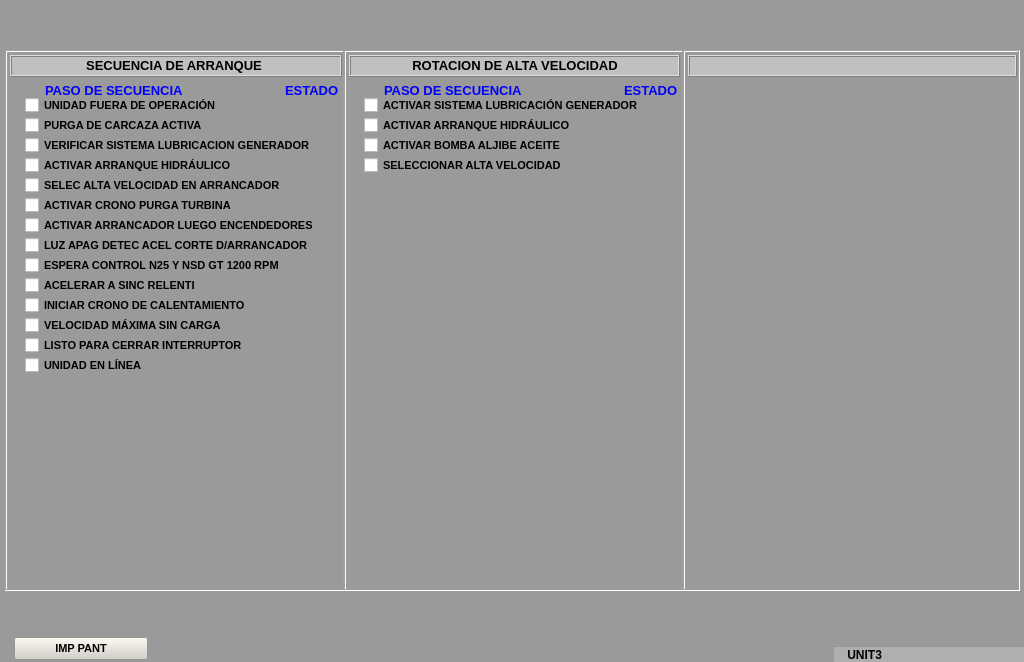
<?xml version="1.0" encoding="UTF-8"?>
<ui version="4.0">
 <class>A3</class>
 <widget class="QWidget" name="A3">
  <property name="geometry">
   <rect>
    <x>0</x>
    <y>0</y>
    <width>1024</width>
    <height>662</height>
   </rect>
  </property>
  <property name="minimumSize">
   <size>
    <width>1024</width>
    <height>662</height>
   </size>
  </property>
  <property name="maximumSize">
   <size>
    <width>1024</width>
    <height>662</height>
   </size>
  </property>
  <property name="windowTitle">
   <string>Form</string>
  </property>
  <widget class="QFrame" name="frame">
   <property name="geometry">
    <rect>
     <x>0</x>
     <y>0</y>
     <width>1024</width>
     <height>662</height>
    </rect>
   </property>
   <property name="styleSheet">
    <string notr="true">background-color: rgb(154, 154, 154);</string>
   </property>
   <property name="frameShape">
    <enum>QFrame::StyledPanel</enum>
   </property>
   <property name="frameShadow">
    <enum>QFrame::Raised</enum>
   </property>
   <widget class="QPushButton" name="pushButton_15">
    <property name="geometry">
     <rect>
      <x>15</x>
      <y>639</y>
      <width>132</width>
      <height>21</height>
     </rect>
    </property>
    <property name="font">
     <font>
      <pointsize>10</pointsize>
      <weight>75</weight>
      <bold>true</bold>
     </font>
    </property>
    <property name="styleSheet">
     <string notr="true">background-color: none;</string>
    </property>
    <property name="text">
     <string>IMP. PANTALLA</string>
    </property>
   </widget>
   <widget class="QFrame" name="frame_7">
    <property name="geometry">
     <rect>
      <x>5</x>
      <y>50</y>
      <width>340</width>
      <height>541</height>
     </rect>
    </property>
    <property name="styleSheet">
     <string notr="true">background-color: none;</string>
    </property>
    <property name="frameShape">
     <enum>QFrame::Box</enum>
    </property>
    <property name="frameShadow">
     <enum>QFrame::Sunken</enum>
    </property>
    <widget class="QFrame" name="frame_8">
     <property name="geometry">
      <rect>
       <x>5</x>
       <y>5</y>
       <width>332</width>
       <height>22</height>
      </rect>
     </property>
     <property name="styleSheet">
      <string notr="true">background-color: rgb(192, 192, 192);</string>
     </property>
     <property name="frameShape">
      <enum>QFrame::Box</enum>
     </property>
     <property name="frameShadow">
      <enum>QFrame::Raised</enum>
     </property>
     <widget class="QLabel" name="lbSecT">
      <property name="geometry">
       <rect>
        <x>5</x>
        <y>2</y>
        <width>318</width>
        <height>17</height>
       </rect>
      </property>
      <property name="font">
       <font>
        <pointsize>10</pointsize>
        <weight>75</weight>
        <bold>true</bold>
       </font>
      </property>
      <property name="text">
       <string>SECUENCIA DE ARRANQUE</string>
      </property>
      <property name="alignment">
       <set>Qt::AlignCenter</set>
      </property>
     </widget>
    </widget>
    <widget class="QLabel" name="lbPasT">
     <property name="geometry">
      <rect>
       <x>40</x>
       <y>30</y>
       <width>171</width>
       <height>21</height>
      </rect>
     </property>
     <property name="palette">
      <palette>
       <active>
        <colorrole role="WindowText">
         <brush brushstyle="SolidPattern">
          <color alpha="255">
           <red>0</red>
           <green>0</green>
           <blue>255</blue>
          </color>
         </brush>
        </colorrole>
       </active>
       <inactive>
        <colorrole role="WindowText">
         <brush brushstyle="SolidPattern">
          <color alpha="255">
           <red>0</red>
           <green>0</green>
           <blue>255</blue>
          </color>
         </brush>
        </colorrole>
       </inactive>
       <disabled>
        <colorrole role="WindowText">
         <brush brushstyle="SolidPattern">
          <color alpha="255">
           <red>120</red>
           <green>120</green>
           <blue>120</blue>
          </color>
         </brush>
        </colorrole>
       </disabled>
      </palette>
     </property>
     <property name="font">
      <font>
       <pointsize>10</pointsize>
       <weight>75</weight>
       <bold>true</bold>
      </font>
     </property>
     <property name="text">
      <string>PASO DE SECUENCIA</string>
     </property>
    </widget>
    <widget class="QLabel" name="lbEdoT">
     <property name="geometry">
      <rect>
       <x>280</x>
       <y>30</y>
       <width>53</width>
       <height>20</height>
      </rect>
     </property>
     <property name="palette">
      <palette>
       <active>
        <colorrole role="WindowText">
         <brush brushstyle="SolidPattern">
          <color alpha="255">
           <red>0</red>
           <green>0</green>
           <blue>255</blue>
          </color>
         </brush>
        </colorrole>
       </active>
       <inactive>
        <colorrole role="WindowText">
         <brush brushstyle="SolidPattern">
          <color alpha="255">
           <red>0</red>
           <green>0</green>
           <blue>255</blue>
          </color>
         </brush>
        </colorrole>
       </inactive>
       <disabled>
        <colorrole role="WindowText">
         <brush brushstyle="SolidPattern">
          <color alpha="255">
           <red>120</red>
           <green>120</green>
           <blue>120</blue>
          </color>
         </brush>
        </colorrole>
       </disabled>
      </palette>
     </property>
     <property name="font">
      <font>
       <pointsize>10</pointsize>
       <weight>75</weight>
       <bold>true</bold>
      </font>
     </property>
     <property name="text">
      <string>ESTADO</string>
     </property>
    </widget>
    <widget class="QCheckBox" name="cbUniFue">
     <property name="geometry">
      <rect>
       <x>20</x>
       <y>40</y>
       <width>310</width>
       <height>31</height>
      </rect>
     </property>
     <property name="font">
      <font>
       <pointsize>8</pointsize>
       <weight>75</weight>
       <bold>true</bold>
      </font>
     </property>
     <property name="text">
      <string>UNIDAD FUERA DE OPERACIÓN</string>
     </property>
     <property name="iconSize">
      <size>
       <width>24</width>
       <height>24</height>
      </size>
     </property>
    </widget>
    <widget class="QCheckBox" name="cbPurga">
     <property name="geometry">
      <rect>
       <x>20</x>
       <y>60</y>
       <width>310</width>
       <height>31</height>
      </rect>
     </property>
     <property name="font">
      <font>
       <pointsize>8</pointsize>
       <weight>75</weight>
       <bold>true</bold>
      </font>
     </property>
     <property name="text">
      <string>PURGA DE CARCAZA ACTIVA</string>
     </property>
     <property name="iconSize">
      <size>
       <width>24</width>
       <height>24</height>
      </size>
     </property>
    </widget>
    <widget class="QCheckBox" name="cbVrif">
     <property name="geometry">
      <rect>
       <x>20</x>
       <y>80</y>
       <width>310</width>
       <height>31</height>
      </rect>
     </property>
     <property name="font">
      <font>
       <pointsize>8</pointsize>
       <weight>75</weight>
       <bold>true</bold>
      </font>
     </property>
     <property name="text">
      <string>VERIFICAR SISTEMA LUBRICACION GENERADOR</string>
     </property>
     <property name="iconSize">
      <size>
       <width>24</width>
       <height>24</height>
      </size>
     </property>
    </widget>
    <widget class="QCheckBox" name="cbActAHidr">
     <property name="geometry">
      <rect>
       <x>20</x>
       <y>100</y>
       <width>310</width>
       <height>31</height>
      </rect>
     </property>
     <property name="font">
      <font>
       <pointsize>8</pointsize>
       <weight>75</weight>
       <bold>true</bold>
      </font>
     </property>
     <property name="text">
      <string>ACTIVAR ARRANQUE HIDRÁULICO</string>
     </property>
     <property name="iconSize">
      <size>
       <width>24</width>
       <height>24</height>
      </size>
     </property>
    </widget>
    <widget class="QCheckBox" name="cbSelAltArr">
     <property name="geometry">
      <rect>
       <x>20</x>
       <y>120</y>
       <width>310</width>
       <height>31</height>
      </rect>
     </property>
     <property name="font">
      <font>
       <pointsize>8</pointsize>
       <weight>75</weight>
       <bold>true</bold>
      </font>
     </property>
     <property name="text">
      <string>SELEC ALTA VELOCIDAD EN ARRANCADOR</string>
     </property>
     <property name="iconSize">
      <size>
       <width>24</width>
       <height>24</height>
      </size>
     </property>
    </widget>
    <widget class="QCheckBox" name="cbActCron">
     <property name="geometry">
      <rect>
       <x>20</x>
       <y>140</y>
       <width>310</width>
       <height>31</height>
      </rect>
     </property>
     <property name="font">
      <font>
       <pointsize>8</pointsize>
       <weight>75</weight>
       <bold>true</bold>
      </font>
     </property>
     <property name="text">
      <string>ACTIVAR CRONO PURGA TURBINA</string>
     </property>
     <property name="iconSize">
      <size>
       <width>24</width>
       <height>24</height>
      </size>
     </property>
    </widget>
    <widget class="QCheckBox" name="cbActALue">
     <property name="geometry">
      <rect>
       <x>20</x>
       <y>160</y>
       <width>310</width>
       <height>31</height>
      </rect>
     </property>
     <property name="font">
      <font>
       <pointsize>8</pointsize>
       <weight>75</weight>
       <bold>true</bold>
      </font>
     </property>
     <property name="text">
      <string>ACTIVAR ARRANCADOR LUEGO ENCENDEDORES</string>
     </property>
     <property name="iconSize">
      <size>
       <width>24</width>
       <height>24</height>
      </size>
     </property>
    </widget>
    <widget class="QCheckBox" name="cbLuzApg">
     <property name="geometry">
      <rect>
       <x>20</x>
       <y>180</y>
       <width>310</width>
       <height>31</height>
      </rect>
     </property>
     <property name="font">
      <font>
       <pointsize>8</pointsize>
       <weight>75</weight>
       <bold>true</bold>
      </font>
     </property>
     <property name="text">
      <string>LUZ APAG DETEC ACEL CORTE D/ARRANCADOR</string>
     </property>
     <property name="iconSize">
      <size>
       <width>24</width>
       <height>24</height>
      </size>
     </property>
    </widget>
    <widget class="QCheckBox" name="cbVelMax">
     <property name="geometry">
      <rect>
       <x>20</x>
       <y>260</y>
       <width>310</width>
       <height>31</height>
      </rect>
     </property>
     <property name="font">
      <font>
       <pointsize>8</pointsize>
       <weight>75</weight>
       <bold>true</bold>
      </font>
     </property>
     <property name="text">
      <string>VELOCIDAD MÁXIMA SIN CARGA</string>
     </property>
     <property name="iconSize">
      <size>
       <width>24</width>
       <height>24</height>
      </size>
     </property>
    </widget>
    <widget class="QCheckBox" name="cbAcel">
     <property name="geometry">
      <rect>
       <x>20</x>
       <y>220</y>
       <width>310</width>
       <height>31</height>
      </rect>
     </property>
     <property name="font">
      <font>
       <pointsize>8</pointsize>
       <weight>75</weight>
       <bold>true</bold>
      </font>
     </property>
     <property name="text">
      <string>ACELERAR A SINC RELENTI</string>
     </property>
     <property name="iconSize">
      <size>
       <width>24</width>
       <height>24</height>
      </size>
     </property>
    </widget>
    <widget class="QCheckBox" name="cbInicCro">
     <property name="geometry">
      <rect>
       <x>20</x>
       <y>240</y>
       <width>310</width>
       <height>31</height>
      </rect>
     </property>
     <property name="font">
      <font>
       <pointsize>8</pointsize>
       <weight>75</weight>
       <bold>true</bold>
      </font>
     </property>
     <property name="text">
      <string>INICIAR CRONO DE CALENTAMIENTO</string>
     </property>
     <property name="iconSize">
      <size>
       <width>24</width>
       <height>24</height>
      </size>
     </property>
    </widget>
    <widget class="QCheckBox" name="cbEsp">
     <property name="geometry">
      <rect>
       <x>20</x>
       <y>200</y>
       <width>310</width>
       <height>31</height>
      </rect>
     </property>
     <property name="font">
      <font>
       <pointsize>8</pointsize>
       <weight>75</weight>
       <bold>true</bold>
      </font>
     </property>
     <property name="text">
      <string>ESPERA CONTROL N25 Y NSD GT 1200 RPM</string>
     </property>
     <property name="iconSize">
      <size>
       <width>24</width>
       <height>24</height>
      </size>
     </property>
    </widget>
    <widget class="QCheckBox" name="cbList">
     <property name="geometry">
      <rect>
       <x>20</x>
       <y>280</y>
       <width>310</width>
       <height>31</height>
      </rect>
     </property>
     <property name="font">
      <font>
       <pointsize>8</pointsize>
       <weight>75</weight>
       <bold>true</bold>
      </font>
     </property>
     <property name="text">
      <string>LISTO PARA CERRAR INTERRUPTOR</string>
     </property>
     <property name="iconSize">
      <size>
       <width>24</width>
       <height>24</height>
      </size>
     </property>
    </widget>
    <widget class="QCheckBox" name="cbUniLin">
     <property name="geometry">
      <rect>
       <x>20</x>
       <y>300</y>
       <width>310</width>
       <height>31</height>
      </rect>
     </property>
     <property name="font">
      <font>
       <pointsize>8</pointsize>
       <weight>75</weight>
       <bold>true</bold>
      </font>
     </property>
     <property name="text">
      <string>UNIDAD EN LÍNEA</string>
     </property>
     <property name="iconSize">
      <size>
       <width>24</width>
       <height>24</height>
      </size>
     </property>
    </widget>
   </widget>
   <widget class="QFrame" name="frame_9">
    <property name="geometry">
     <rect>
      <x>344</x>
      <y>50</y>
      <width>340</width>
      <height>541</height>
     </rect>
    </property>
    <property name="styleSheet">
     <string notr="true">background-color: none;</string>
    </property>
    <property name="frameShape">
     <enum>QFrame::Box</enum>
    </property>
    <property name="frameShadow">
     <enum>QFrame::Sunken</enum>
    </property>
    <widget class="QFrame" name="frame_10">
     <property name="geometry">
      <rect>
       <x>5</x>
       <y>5</y>
       <width>331</width>
       <height>22</height>
      </rect>
     </property>
     <property name="styleSheet">
      <string notr="true">background-color: rgb(192, 192, 192);</string>
     </property>
     <property name="frameShape">
      <enum>QFrame::Box</enum>
     </property>
     <property name="frameShadow">
      <enum>QFrame::Raised</enum>
     </property>
     <widget class="QLabel" name="lbRotT">
      <property name="geometry">
       <rect>
        <x>5</x>
        <y>2</y>
        <width>322</width>
        <height>17</height>
       </rect>
      </property>
      <property name="font">
       <font>
        <pointsize>10</pointsize>
        <weight>75</weight>
        <bold>true</bold>
       </font>
      </property>
      <property name="text">
       <string>ROTACION DE ALTA VELOCIDAD</string>
      </property>
      <property name="alignment">
       <set>Qt::AlignCenter</set>
      </property>
     </widget>
    </widget>
    <widget class="QLabel" name="lbPasT_2">
     <property name="geometry">
      <rect>
       <x>40</x>
       <y>30</y>
       <width>171</width>
       <height>21</height>
      </rect>
     </property>
     <property name="palette">
      <palette>
       <active>
        <colorrole role="WindowText">
         <brush brushstyle="SolidPattern">
          <color alpha="255">
           <red>0</red>
           <green>0</green>
           <blue>255</blue>
          </color>
         </brush>
        </colorrole>
       </active>
       <inactive>
        <colorrole role="WindowText">
         <brush brushstyle="SolidPattern">
          <color alpha="255">
           <red>0</red>
           <green>0</green>
           <blue>255</blue>
          </color>
         </brush>
        </colorrole>
       </inactive>
       <disabled>
        <colorrole role="WindowText">
         <brush brushstyle="SolidPattern">
          <color alpha="255">
           <red>120</red>
           <green>120</green>
           <blue>120</blue>
          </color>
         </brush>
        </colorrole>
       </disabled>
      </palette>
     </property>
     <property name="font">
      <font>
       <pointsize>10</pointsize>
       <weight>75</weight>
       <bold>true</bold>
      </font>
     </property>
     <property name="text">
      <string>PASO DE SECUENCIA</string>
     </property>
    </widget>
    <widget class="QLabel" name="lbEdoT_2">
     <property name="geometry">
      <rect>
       <x>280</x>
       <y>30</y>
       <width>56</width>
       <height>20</height>
      </rect>
     </property>
     <property name="palette">
      <palette>
       <active>
        <colorrole role="WindowText">
         <brush brushstyle="SolidPattern">
          <color alpha="255">
           <red>0</red>
           <green>0</green>
           <blue>255</blue>
          </color>
         </brush>
        </colorrole>
       </active>
       <inactive>
        <colorrole role="WindowText">
         <brush brushstyle="SolidPattern">
          <color alpha="255">
           <red>0</red>
           <green>0</green>
           <blue>255</blue>
          </color>
         </brush>
        </colorrole>
       </inactive>
       <disabled>
        <colorrole role="WindowText">
         <brush brushstyle="SolidPattern">
          <color alpha="255">
           <red>120</red>
           <green>120</green>
           <blue>120</blue>
          </color>
         </brush>
        </colorrole>
       </disabled>
      </palette>
     </property>
     <property name="font">
      <font>
       <pointsize>10</pointsize>
       <weight>75</weight>
       <bold>true</bold>
      </font>
     </property>
     <property name="text">
      <string>ESTADO</string>
     </property>
    </widget>
    <widget class="QCheckBox" name="cbActBom">
     <property name="geometry">
      <rect>
       <x>20</x>
       <y>80</y>
       <width>312</width>
       <height>31</height>
      </rect>
     </property>
     <property name="font">
      <font>
       <pointsize>8</pointsize>
       <weight>75</weight>
       <bold>true</bold>
      </font>
     </property>
     <property name="text">
      <string>ACTIVAR BOMBA ALJIBE ACEITE</string>
     </property>
     <property name="iconSize">
      <size>
       <width>24</width>
       <height>24</height>
      </size>
     </property>
    </widget>
    <widget class="QCheckBox" name="cbActSis">
     <property name="geometry">
      <rect>
       <x>20</x>
       <y>40</y>
       <width>312</width>
       <height>31</height>
      </rect>
     </property>
     <property name="font">
      <font>
       <pointsize>8</pointsize>
       <weight>75</weight>
       <bold>true</bold>
      </font>
     </property>
     <property name="text">
      <string>ACTIVAR SISTEMA LUBRICACIÓN GENERADOR</string>
     </property>
     <property name="iconSize">
      <size>
       <width>24</width>
       <height>24</height>
      </size>
     </property>
    </widget>
    <widget class="QCheckBox" name="cbActAHid">
     <property name="geometry">
      <rect>
       <x>20</x>
       <y>60</y>
       <width>312</width>
       <height>31</height>
      </rect>
     </property>
     <property name="font">
      <font>
       <pointsize>8</pointsize>
       <weight>75</weight>
       <bold>true</bold>
      </font>
     </property>
     <property name="text">
      <string>ACTIVAR ARRANQUE HIDRÁULICO</string>
     </property>
     <property name="iconSize">
      <size>
       <width>24</width>
       <height>24</height>
      </size>
     </property>
    </widget>
    <widget class="QCheckBox" name="cbSelAltVel">
     <property name="geometry">
      <rect>
       <x>20</x>
       <y>100</y>
       <width>312</width>
       <height>31</height>
      </rect>
     </property>
     <property name="font">
      <font>
       <pointsize>8</pointsize>
       <weight>75</weight>
       <bold>true</bold>
      </font>
     </property>
     <property name="text">
      <string>SELECCIONAR ALTA VELOCIDAD</string>
     </property>
     <property name="iconSize">
      <size>
       <width>24</width>
       <height>24</height>
      </size>
     </property>
    </widget>
   </widget>
   <widget class="QFrame" name="frame_11">
    <property name="geometry">
     <rect>
      <x>683</x>
      <y>50</y>
      <width>337</width>
      <height>541</height>
     </rect>
    </property>
    <property name="styleSheet">
     <string notr="true">background-color: none;</string>
    </property>
    <property name="frameShape">
     <enum>QFrame::Box</enum>
    </property>
    <property name="frameShadow">
     <enum>QFrame::Sunken</enum>
    </property>
    <widget class="QFrame" name="frame_12">
     <property name="geometry">
      <rect>
       <x>5</x>
       <y>5</y>
       <width>329</width>
       <height>22</height>
      </rect>
     </property>
     <property name="styleSheet">
      <string notr="true">background-color: rgb(192, 192, 192);</string>
     </property>
     <property name="frameShape">
      <enum>QFrame::Box</enum>
     </property>
     <property name="frameShadow">
      <enum>QFrame::Raised</enum>
     </property>
     <widget class="QLabel" name="label_13">
      <property name="geometry">
       <rect>
        <x>7</x>
        <y>7</y>
        <width>270</width>
        <height>9</height>
       </rect>
      </property>
      <property name="font">
       <font>
        <pointsize>12</pointsize>
        <weight>75</weight>
        <bold>true</bold>
       </font>
      </property>
      <property name="text">
       <string/>
      </property>
      <property name="alignment">
       <set>Qt::AlignCenter</set>
      </property>
     </widget>
    </widget>
   </widget>
   <widget class="QLabel" name="lbBack">
    <property name="geometry">
     <rect>
      <x>0</x>
      <y>0</y>
      <width>1024</width>
      <height>662</height>
     </rect>
    </property>
    <property name="text">
     <string/>
    </property>
    <property name="pixmap">
     <pixmap>:/Resources/PNG/A3.png</pixmap>
    </property>
    <property name="scaledContents">
     <bool>true</bool>
    </property>
   </widget>
   <widget class="QLabel" name="lbUnit3">
    <property name="geometry">
     <rect>
      <x>834</x>
      <y>647</y>
      <width>190</width>
      <height>15</height>
     </rect>
    </property>
    <property name="font">
     <font>
      <weight>75</weight>
      <bold>true</bold>
     </font>
    </property>
    <property name="styleSheet">
     <string notr="true">background-color: rgb(175, 175, 175);</string>
    </property>
    <property name="text">
     <string>    UNIT3</string>
    </property>
   </widget>
   <widget class="QPushButton" name="btnIMPPant">
    <property name="geometry">
     <rect>
      <x>14</x>
      <y>637</y>
      <width>134</width>
      <height>23</height>
     </rect>
    </property>
    <property name="font">
     <font>
      <pointsize>8</pointsize>
      <weight>75</weight>
      <bold>true</bold>
     </font>
    </property>
    <property name="styleSheet">
     <string notr="true">background-color: rgb(212, 208, 200);</string>
    </property>
    <property name="text">
     <string>IMP PANT</string>
    </property>
   </widget>
   <zorder>lbBack</zorder>
   <zorder>pushButton_15</zorder>
   <zorder>frame_7</zorder>
   <zorder>frame_9</zorder>
   <zorder>frame_11</zorder>
   <zorder>lbUnit3</zorder>
   <zorder>btnIMPPant</zorder>
  </widget>
 </widget>
 <resources/>
 <connections/>
</ui>
